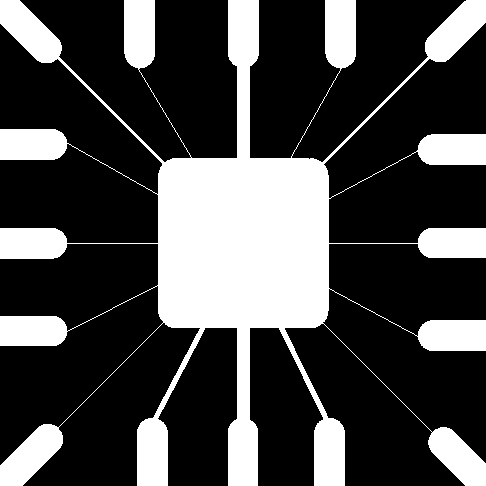
#> input picture assignment5/Wirebond.tif, 486 x 486 px
$ jupyter execute assignment5.ipynb
#> lines starting #> are read from the running program, lines starting #| are printed output that depends on the picture; after the words box and inside, x2 and y2 are one past the last pixel; in counts of white or black regions, pixels touching at a corner belong together; long printed decimals are rounded
# Assignment 5

[cell 1]
# imports and load images
import numpy as np
import cv2
import matplotlib.pyplot as plt
import os
from PIL import Image

cwd = os.getcwd()

# Load images
wirebound = cv2.imread(cwd + '/Wirebond.tif', 0)
#> wirebound: shape (486, 486); 28.1% white; 1 white region, box (x1, y1, x2, y2) and area: (0, 0, 486, 486) 66259
shapes = cv2.imread(cwd + '/Shapes.tif', 0)
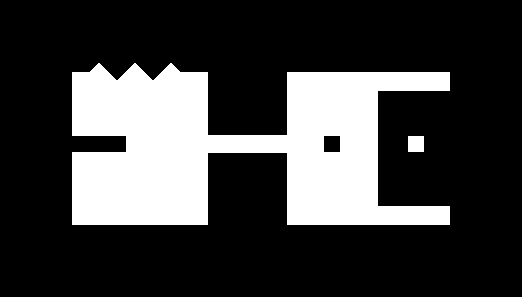
#> input picture assignment5/Shapes.tif, 522 x 297 px
#> shapes: shape (297, 522); 24.6% white; 2 white regions, box (x1, y1, x2, y2) and area: (72, 63, 450, 225) 37895, (408, 136, 424, 152) 256
dowel = cv2.imread(cwd + '/Dowels.tif', 0)
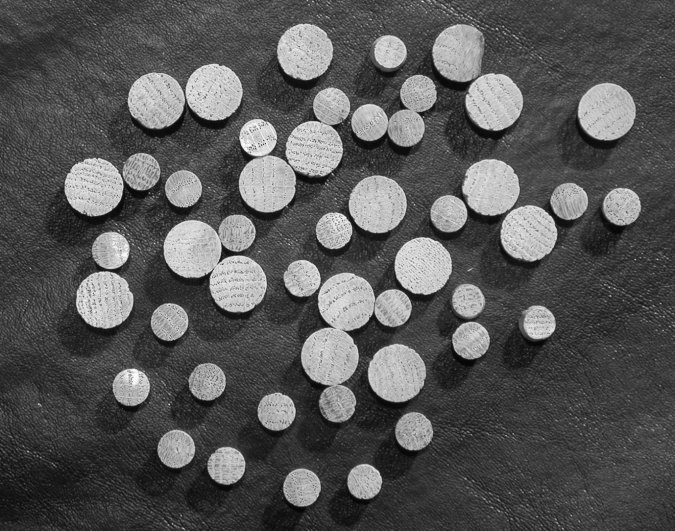
#> input picture assignment5/Dowels.tif, 675 x 531 px
#> dowel is the input picture: shape (531, 675); min 2, max 255, mean 86.9
small_squares = cv2.imread(cwd + '/SmallSquares.tif', 0)
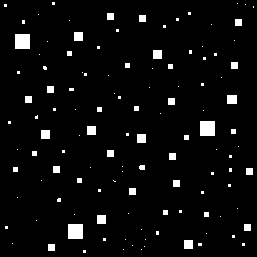
#> input picture assignment5/SmallSquares.tif, 257 x 257 px
#> small_squares: shape (257, 257); 4.3% white; 120 white regions (81 under 20 px), largest, box (x1, y1, x2, y2) and area: (15, 34, 30, 49) 225, (200, 121, 215, 136) 225, (68, 224, 83, 239) 225
ball = cv2.imread(cwd + '/Ball.tif', 0)
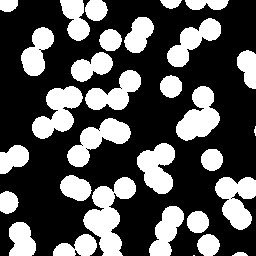
#> input picture assignment5/Ball.tif, 256 x 256 px
#> ball: shape (256, 256); 33.3% white; 31 white regions (2 under 20 px), largest, box (x1, y1, x2, y2) and area: (83, 177, 136, 256) 1994, (32, 86, 83, 139) 1454, (176, 86, 220, 141) 1404

## Problem I: Problem Solving Using Morphological Operations [Total: 20 points]
### 1.
Apply morphological operation(s) on Wirebond.tif to obtain three desired images as shown in
(b), (c), and (d), respectively. Display the three resultant images in Figure 1 with appropriate titles.

Apply morphological operation(s) on Shapes.tif to obtain three desired images as shown in (f),
(g), and (h), respectively. Display the three resultant images in Figure 2 with appropriate titles

Note: Here, I list the original image for your reference so you can visually compare the differences between
the original image and the expected resultant images. As long as your resultant images are similar to the
ones posted on the assignment sheet, you will get full credit

[cell 2]
# modified image 1 errosion morphological operation
kernel = np.ones((3, 3), np.uint8)
erosion = cv2.erode(wirebound, kernel, iterations=8)
#> erosion: shape (486, 486); 15% white; 17 white regions, largest, box (x1, y1, x2, y2) and area: (166, 166, 321, 320) 23570, (145, 428, 160, 486) 811, (236, 0, 251, 58) 810


kernel = np.ones((3, 3), np.uint8)
erosion2 = cv2.erode(wirebound, kernel, iterations=5)
#> erosion2: shape (486, 486); 19.1% white; 15 white regions, largest, box (x1, y1, x2, y2) and area: (163, 0, 324, 486) 28465, (142, 424, 163, 486) 1226, (424, 139, 486, 160) 1224


kernel = np.ones((3, 3), np.uint8)
erosion3 = cv2.erode(wirebound, kernel, iterations=17)
#> erosion3: shape (486, 486); 7.8% white; 5 white regions (1 under 20 px), largest, box (x1, y1, x2, y2) and area: (175, 175, 312, 311) 18332, (482, 480, 486, 486) 24, (0, 482, 6, 486) 24, (0, 0, 3, 7) 21


# display wirebound, erosion, erosion2, erosion3 images in a horizontal row
plt.figure(figsize=(15, 15))
plt.subplot(1, 4, 1)
plt.imshow(wirebound, cmap='gray')
plt.title('Original')
plt.subplot(1, 4, 2)
plt.imshow(erosion, cmap='gray')
plt.title('Erosion 8 iterations')
plt.subplot(1, 4, 3)
plt.imshow(erosion2, cmap='gray')
plt.title('Erosion 5 iterations')
plt.subplot(1, 4, 4)
plt.imshow(erosion3, cmap='gray')
plt.title('Erosion 17 iterations')
plt.show()


# perform dialation morphological operation on shapes image
kernel = np.ones((3, 3), np.uint8)
shape_modified = cv2.erode(shapes, kernel, iterations=10)
#> shape_modified: shape (297, 522); 13.7% white; 2 white regions, box (x1, y1, x2, y2) and area: (82, 82, 198, 215) 13020, (297, 82, 368, 215) 8147
shape_modified = cv2.dilate(shape_modified, kernel, iterations=10)
#> shape_modified: shape (297, 522); 21.6% white; 2 white regions, box (x1, y1, x2, y2) and area: (72, 72, 208, 225) 19780, (287, 72, 378, 225) 13667

# perform opening morphological operation on shapes image
kernel = np.ones((3, 3), np.uint8)
shape_modified_2 = cv2.dilate(shapes, kernel, iterations=10)
#> shape_modified_2: shape (297, 522); 36.2% white; 2 white regions, box (x1, y1, x2, y2) and area: (62, 53, 460, 235) 54855, (398, 126, 434, 162) 1296
shape_modified_2 = cv2.erode(shape_modified_2, kernel, iterations=10)
#> shape_modified_2: shape (297, 522); 25.5% white; 2 white regions, box (x1, y1, x2, y2) and area: (72, 63, 450, 225) 39235, (408, 136, 424, 152) 256


# perform closing morphological operation on shapes image
kernel = np.ones((3, 3), np.uint8)
shape_modified_3 = cv2.erode(shapes, kernel, iterations=10)
shape_modified_3 = cv2.dilate(shape_modified_3, kernel, iterations=20)
#> shape_modified_3: shape (297, 522); 29.8% white; 2 white regions, box (x1, y1, x2, y2) and area: (62, 62, 218, 235) 26956, (277, 62, 388, 235) 19203

# display shapes, shape_modified, shape_modified_2, shape_modified_3 images in a horizontal row
plt.figure(figsize=(15, 15))
plt.subplot(1, 4, 1)
plt.imshow(shapes, cmap='gray')
plt.title('Original')
plt.subplot(1, 4, 2)
plt.imshow(shape_modified, cmap='gray')
plt.title('Erosion 10 iterations, Dialation 10 iterations')
plt.subplot(1, 4, 3)
plt.imshow(shape_modified_2, cmap='gray')
plt.title('Dialation 10 iterations, Erosion 10 iterations')
plt.subplot(1, 4, 4)
plt.imshow(shape_modified_3, cmap='gray')
plt.title('Erosion 10 iterations, Dialation 20 iterations')
plt.show()

### 2.
Apply an open-close operation on Dowels.tif using a disk structuring element of radius 5 (i.e.,
an open operation followed by a close operation is applied to the original image using the same structuring
element). Apply a close-open operation on Dowel.tif using a disk structuring element of radius 5 (i.e., a
close operation followed by an open operation is applied to the original image using the same structuring
element). Display two resultant images in Figure 3 side-by-side.
Apply a series of open-close operations on Dowel.tif using a series of structuring elements of increasing
size (i.e., a disk structuring element of a radius of 2, 3, 4, and 5). Similarly, apply a series of close-open
operations on Dowel.tif using a series of structuring elements of increasing size (i.e., a disk structuring
element of a radius of 2, 3, 4, and 5). Display two resultant images in Figure 4 side-by-side. You have to
use “loop” to include the series of open-close operations or close-open operations. In other words, each
loop will perform one open-close or close-open operation with a disk structuring element of a certain radius.

[cell 3]
radiuses = [5, 2, 3, 4, 5]
kernal_readius_5 = cv2.getStructuringElement(cv2.MORPH_ELLIPSE, (5, 5))

open_close_5_image = cv2.morphologyEx(dowel.copy(), cv2.MORPH_OPEN, kernal_readius_5)
open_close_5_image = cv2.morphologyEx(open_close_5_image, cv2.MORPH_CLOSE, kernal_readius_5)

close_open_5_image = cv2.morphologyEx(dowel.copy(), cv2.MORPH_CLOSE, kernal_readius_5)
close_open_5_image = cv2.morphologyEx(close_open_5_image, cv2.MORPH_OPEN, kernal_readius_5)

# display open_close_5_image, close_open_5_image images in a horizontal row
plt.figure(figsize=(15, 15))
plt.subplot(1, 2, 1)
plt.imshow(open_close_5_image, cmap='gray')
plt.title('Open then close')
plt.subplot(1, 2, 2)
plt.imshow(close_open_5_image, cmap='gray')
plt.title('Close then open')
plt.show()


radiuses = [2, 3, 4, 5]

series_of_open_close_image = dowel.copy()
for radius in radiuses:
    kernal_readius = cv2.getStructuringElement(cv2.MORPH_ELLIPSE, (radius, radius))
    series_of_open_close_image = cv2.morphologyEx(series_of_open_close_image, cv2.MORPH_OPEN, kernal_readius)
    series_of_open_close_image = cv2.morphologyEx(series_of_open_close_image, cv2.MORPH_CLOSE, kernal_readius)
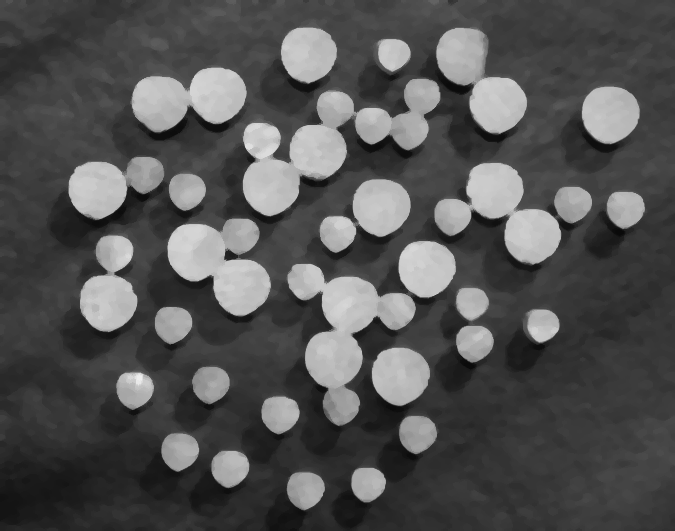
#> series_of_open_close_image: shape (531, 675); min 10, max 237, mean 82.8

series_of_close_open_image = dowel.copy()
for radius in radiuses:
    kernal_readius = cv2.getStructuringElement(cv2.MORPH_ELLIPSE, (radius, radius))
    series_of_close_open_image = cv2.morphologyEx(series_of_close_open_image, cv2.MORPH_CLOSE, kernal_readius)
    series_of_close_open_image = cv2.morphologyEx(series_of_close_open_image, cv2.MORPH_OPEN, kernal_readius)
#> this loop made 4 passes
#> kernal_readius on passes 1 to 3: [[0, 1], [1, 1]], [[0, 1, 0], [1, 1, 1], [0, 1, 0]], [[0, 0, 1, 0], [1, 1, 1, 1], [1, 1, 1, 1], [1, 1, 1, 1]]

# display series_of_open_close_image, series_of_close_open_image images in a horizontal row
plt.figure(figsize=(15, 15))
plt.subplot(1, 2, 1)
plt.imshow(series_of_open_close_image, cmap='gray')
plt.title('Series of open then close')
plt.subplot(1, 2, 2)
plt.imshow(series_of_close_open_image, cmap='gray')
plt.title('Series of close then open')
plt.show()

### 3

Apply morphological operation(s) on SmallSquares.tif to locate foreground pixels that have
east and north neighbors and that have no northwest, west, southwest, south, or southeast neighbors.
Display the final resultant image in Figure 5. Use the console to show the number of foreground pixels that
satisfy the above conditions.

[cell 4]
# display SmallSquares.tif image
plt.figure(figsize=(15, 15))
plt.subplot(1, 1, 1)
plt.imshow(small_squares, cmap='gray')
plt.title('SmallSquares.tif')
plt.show()

kernel = np.array([[0, 1, 0],
                  [0, 1, 1],
                  [0, 0, 0]], dtype=np.uint8)

result = cv2.morphologyEx(small_squares, cv2.MORPH_HITMISS, kernel)
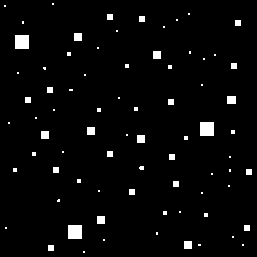
#> result: shape (257, 257); 3.1% white; 76 white regions (50 under 20 px), largest, box (x1, y1, x2, y2) and area: (15, 35, 29, 49) 196, (200, 122, 214, 136) 196, (68, 225, 82, 239) 196

num_satisfying_pixels = np.count_nonzero(result)
#> num_satisfying_pixels = 2028
print('Number of pixels satisfying the kernel: ', num_satisfying_pixels)
#| Number of pixels satisfying the kernel:  2028

# display result image
plt.figure(figsize=(15, 15))
plt.subplot(1, 1, 1)
plt.imshow(result, cmap='gray')
plt.title('Result')
plt.show()

## Problem II: Applications of Morphological Operations
A preprocessing step in the application of microscopy is to isolate individual round particles from similar
particles that overlap in a group of two or more particles (see image “Ball.tif”). Assuming that all particles
are of the same size, use the “extraction of connected components” morphological operation as described
below to solve the following sub-problems.

Let Y be a connected component contained in image A and assume that a point p of Y is known. Then the
following iterative expression yields all the elements of Y.

wherepX =0 and B is a suitable structuring element.
The algorithm terminates at iteration step k if Xk = Xk-1. The algorithm converges to Y = Xk.

The algorithm terminates at iteration step k if Xk = Xk-1. The algorithm converges to Y = Xk.

### 1.

Using the idea of “extraction of connected components” to implement a
FindComponentLabels function to label connected objects (i.e., connected components with the value of
1’s) in a binary image. This function has two input parameters, where im is the original binary image and
se is the structuring element. It has two output parameters labelIm and num, where labelIm is the labeled
image that contains the labeled connected objects (Please sequentially label the connected objects with
1 being the starting label) and num is the number of connected objects (i.e., the largest label for a
connected object) found in the binary image. It should be noted that different connected objects have
different labels and the labels for all the elements in a connected object are the same. In addition, the
smallest label for a connected object is 1 and the largest label for a connected object is num

Call the FindComponentLabels function to label the connected particles and return the total number of
connected particles in a given image Ball.tif. Use the console to display the total number of connected
particles in Ball.tif found by FindComponentLabels. Display these connected objects in Figure 6 using
appropriate visible gray-level intensities or color intensities.

[cell 5]
plt.figure(figsize=(15, 15))
plt.subplot(1, 1, 1)
plt.imshow(ball, cmap='gray')
plt.title('Ball.tif')
plt.show()

def FindComponentLabels(im):
    im = im > 0

    # Initialize the labeled image and the number of connected objects
    labelIm = np.zeros(im.shape, dtype=np.uint16)
    num = 1

    for y in range(im.shape[0]):
        for x in range(im.shape[1]):
            if im[y, x] and labelIm[y, x] == 0:
                num += 1
                labelIm, _ = ExtractConnectedComponent(im, labelIm, x, y, num)
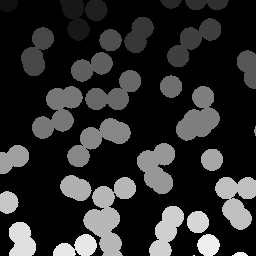
#> labelIm: shape (256, 256) uint16; min 0, max 32, mean 5.6; drawn with min black and max white
#> after the loop, num = 32

    return labelIm, num

def ExtractConnectedComponent(im, labelIm, x, y, num):
    # Create an empty mask
    mask = np.zeros(im.shape, dtype=np.uint8)

    # Initialize the current point list
    current_points = [(x, y)]

    while len(current_points) > 0:
        x, y = current_points.pop()
        if 0 <= x < im.shape[1] and 0 <= y < im.shape[0] and im[y, x] and labelIm[y, x] == 0:
            labelIm[y, x] = num
            mask[y, x] = 255
            dx = [-1, 1, 0, 0]
            dy = [0, 0, -1, 1]
            current_points.extend((x + dx, y + dy) for dx, dy in zip(dx, dy))


    return labelIm, mask

im = ball

# Label connected components in the image
labelIm, num = FindComponentLabels(im)
#> num = 32

print("Total number of connected particles:", num-1)
#| Total number of connected particles: 31

# change the labelIm so that it is easier to see the different labels
labelIm = labelIm * 100


plt.figure(figsize=(15, 15))
plt.imshow(labelIm)
plt.title('Labeled Image')
plt.show()

### 2
Call an appropriate built-in function, which accomplishes the same functionality as the
FindComponentLabels function, to label connected particles and return the total number of connected
particles. Use the console to display the number of connected particles in Ball.tif found by the built-in
function. Display these connected particles in Figure 7 using appropriate visible gray-level intensities or
color intensities. Note: Depending on the implementation, FindComponentLabels function and built-in
function may label the same connected particles using different labels. However, the total number of
connected particles should be the same

[cell 6]
num_labels, labels = cv2.connectedComponents(ball)
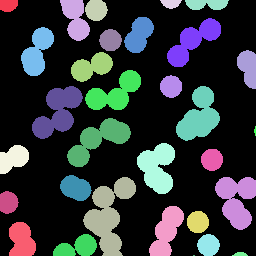
#> labels: shape (256, 256) int32; 32 distinct labels, from 0 to 31; one colour per label, 0 black
#> num_labels = 32

# Subtract 1 from num_labels to account for the background label
num_connected_particles = num_labels - 1
#> num_connected_particles = 31

# Display the total number of connected particles
print("Total number of connected particles:", num_connected_particles)
#| Total number of connected particles: 31

# display labels image
plt.figure(figsize=(15, 15))
plt.imshow(labels)
plt.title('Labels')
plt.show()

### 3
Produce an image A containing only connected particles residing on the border (i.e., four
sides) of the image. Display the original image and image A side-by-side in Figure 8 with appropriate titles.
Use the console to show the number of connected particles residing on the border. You have to write your
solution to this problem without calling a built-in function.

[cell 7]
# Label connected components using cv2.connectedComponents
num_labels, labels = cv2.connectedComponents(ball)

# Subtract 1 from num_labels to account for the background label
num_connected_particles = num_labels - 1

# Create a binary image with only connected particles on the border
border_image = np.zeros(im.shape, dtype=np.uint8)

# Check if each labeled component touches the border
for label in range(1, num_labels):
    component_mask = (labels == label)

    # Check if the component touches the border
    if np.any(component_mask[0, :] | component_mask[-1, :] | component_mask[:, 0] | component_mask[:, -1]):
        border_image[component_mask] = 255
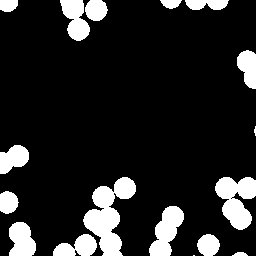
#> border_image: shape (256, 256); 14.4% white; 17 white regions (2 under 20 px), largest, box (x1, y1, x2, y2) and area: (83, 177, 136, 256) 1994, (215, 177, 256, 230) 1375, (149, 206, 184, 256) 1006

plt.figure(figsize=(15, 15))
plt.subplot(1, 2, 1)
plt.imshow(im, cmap='gray')
plt.title('Original Image')
plt.subplot(1, 2, 2)
plt.imshow(border_image, cmap='gray')
plt.title('Border Image')
plt.show()


# Count the number of connected particles residing on the border
num_connected_particles_on_border = np.max(labels[border_image > 0])
#> num_connected_particles_on_border = 31
print("Number of connected particles residing on the border:", num_connected_particles_on_border)
#| Number of connected particles residing on the border: 31

### 4
Produce an image B containing only visually overlapping connected particles not residing
on the border of the image. Display the original image and image B side-by-side in Figure 9 with
appropriate titles. Use the console to show the number of overlapping connected particles that do not reside
on the border. Hint: Since all particles are of the same size, you may need to design a strategy to estimate
the size of the individual particle. Please DO NOT hard code any values to solve the problem.

[cell 8]
# Label connected components using cv2.connectedComponentsWithStats
num_labels, labels, stats, centroids = cv2.connectedComponentsWithStats(ball)
#> stats = 32 rows, first 6: [0, 0, 256, 256, 43685], [0, 0, 18, 12, 189], [60, 0, 30, 41, 770], [85, 0, 23, 21, 381], [160, 0, 22, 9, 139], [185, 0, 44, 10, 349]; centroids = 32 pairs, first value 7.94 to 254.7, second value 3.15 to 255

# Create a binary image B for overlapping connected particles
B = np.zeros(im.shape, dtype=np.uint8)

# Define a size threshold to distinguish single particles from overlapping ones
# You may need to adjust this threshold based on your specific image
size_threshold = 100  # Adjust as needed

# estimate the size of individual particles
print("Estimated size of individual particles:", np.mean(stats[1:, cv2.CC_STAT_AREA]))
#| Estimated size of individual particles: 704.871
average_particle_size = np.mean(stats[1:, cv2.CC_STAT_AREA])
#> average_particle_size = 704.9


# Check each labeled component
for label in range(1, num_labels):
    component_mask = (labels == label)

    # Calculate the area (size) of the component
    component_size = stats[label, cv2.CC_STAT_AREA]

    # Check if the component is not on the border and its size exceeds the threshold
    if not np.any(component_mask[0, :] | component_mask[-1, :] | component_mask[:, 0] | component_mask[:, -1]) and component_size >= average_particle_size:
        B[component_mask] = 255
#> this loop made 31 passes
#> component_size on passes 1 to 12: 189, 770, 381, 139, 349, 708, 1159, 938, 387, 539, 770, 1161
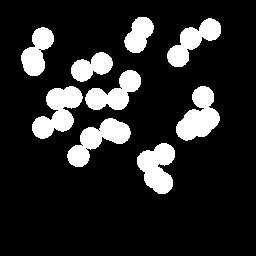
#> B: shape (256, 256); 15.6% white; 9 white regions, largest, box (x1, y1, x2, y2) and area: (32, 86, 83, 139) 1454, (176, 86, 220, 141) 1404, (67, 118, 131, 167) 1373

# Display the original image and the image B side by side
plt.figure(figsize=(15, 15))
plt.subplot(1, 2, 1)
plt.imshow(im, cmap='gray')
plt.title('Original Image')
plt.subplot(1, 2, 2)
plt.imshow(B, cmap='gray')
plt.title('Image B')
plt.show()

# Count the number of overlapping connected particles not on the border
num_overlapping_particles = np.max(labels[B > 0])
#> num_overlapping_particles = 18
print("Number of overlapping connected particles not on the border:", num_overlapping_particles)
#| Number of overlapping connected particles not on the border: 18

### 5
Produce an image C containing only visually partial individual round particles residing on the
border of the image. Display the original image and image C side-by-side in Figure 10 with appropriate
titles. Use the console to show the number of visually partial individual round particles that reside on the
border.......,3,2,1)( 1 == − kABXX kk

[cell 9]
# Label connected components using cv2.connectedComponentsWithStats
num_labels, labels, stats, centroids = cv2.connectedComponentsWithStats(ball)

# Create a binary image C for visually partial round particles on the border
C = np.zeros(ball.shape, dtype=np.uint8)

# Define a threshold for circularity
average_particle_size = np.mean(stats[1:, cv2.CC_STAT_AREA])

# Check each labeled component
for label in range(1, num_labels):
    component_mask = (labels == label)

    # Calculate the centroid and bounding box of the component
    centroid_x, centroid_y = centroids[label]
    bounding_box_width = stats[label, cv2.CC_STAT_WIDTH]
    bounding_box_height = stats[label, cv2.CC_STAT_HEIGHT]

    # Check if the component is near the border
    is_near_border = (
        centroid_x < bounding_box_width or
        centroid_x > ball.shape[1] - bounding_box_width or
        centroid_y < bounding_box_height or
        centroid_y > ball.shape[0] - bounding_box_height
    )

    # Check if the component is less than the average_particle_size
    if is_near_border and label != 0 and stats[label, cv2.CC_STAT_AREA] < average_particle_size:
        C[component_mask] = 255
#> this loop made 31 passes
#> (centroid_x, centroid_y, bounding_box_width, bounding_box_height, is_near_border) on passes 1 to 12: (7.99, 4.89, 18, 12, True), (75.2, 18.7, 30, 41, True), (95.76, 9.62, 23, 21, True), (170.5, 3.15, 22, 9, True), (206.3, 3.83, 44, 10, True), (138.6, 34.43, 30, 36, True), (192.5, 40.91, 54, 49, True), (36.72, 51.44, 33, 49, False), (110, 39.73, 23, 22, False), (247.7, 67.12, 19, 39, True), (91.33, 66.47, 42, 30, False), (114.3, 92.57, 56, 40, False)

# Display the original image and the image C side by side
plt.figure(figsize=(15, 15))
plt.subplot(1, 2, 1)
plt.imshow(ball, cmap='gray')
plt.title('Original Image')
plt.subplot(1, 2, 2)
plt.imshow(C, cmap='gray')
plt.title('Image C')
plt.show()


# Count the number of visually partial individual round particles on the border
num_partial_round_particles_on_border = np.max(labels[C > 0])
#> num_partial_round_particles_on_border = 30
print("Number of visually partial individual round particles on the border:", num_partial_round_particles_on_border)
#| Number of visually partial individual round particles on the border: 30
